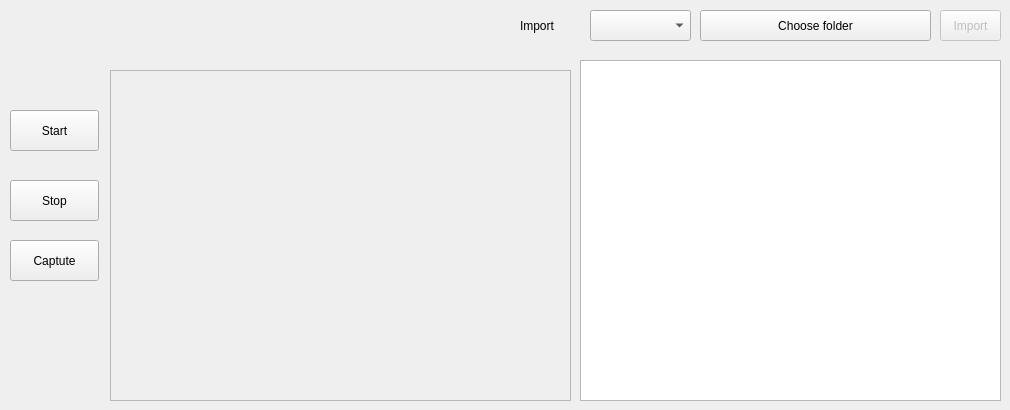
            <widget class="QWidget" name="tab_55">
             <attribute name="title">
              <string>Tab 2</string>
             </attribute>
             <widget class="QListWidget" name="listWidget_image_capturing">
              <property name="geometry">
               <rect>
                <x>580</x>
                <y>60</y>
                <width>421</width>
                <height>341</height>
               </rect>
              </property>
             </widget>
             <widget class="QPushButton" name="pushButton_capture_image_admin">
              <property name="geometry">
               <rect>
                <x>10</x>
                <y>240</y>
                <width>89</width>
                <height>41</height>
               </rect>
              </property>
              <property name="text">
               <string>Captute</string>
              </property>
             </widget>
             <widget class="QPushButton" name="pushButton_start_cam_admin">
              <property name="geometry">
               <rect>
                <x>10</x>
                <y>110</y>
                <width>89</width>
                <height>41</height>
               </rect>
              </property>
              <property name="text">
               <string>Start</string>
              </property>
             </widget>
             <widget class="QPushButton" name="pushButton_stop_cam_admin">
              <property name="geometry">
               <rect>
                <x>10</x>
                <y>180</y>
                <width>89</width>
                <height>41</height>
               </rect>
              </property>
              <property name="text">
               <string>Stop</string>
              </property>
             </widget>
             <widget class="QFrame" name="frame_video_capture_admin">
              <property name="geometry">
               <rect>
                <x>110</x>
                <y>70</y>
                <width>461</width>
                <height>331</height>
               </rect>
              </property>
              <property name="frameShape">
               <enum>QFrame::StyledPanel</enum>
              </property>
              <property name="frameShadow">
               <enum>QFrame::Raised</enum>
              </property>
             </widget>
             <widget class="QPushButton" name="pushButton_select_person_image">
              <property name="geometry">
               <rect>
                <x>700</x>
                <y>10</y>
                <width>231</width>
                <height>31</height>
               </rect>
              </property>
              <property name="text">
               <string>Choose folder</string>
              </property>
             </widget>
             <widget class="QLabel" name="label_281">
              <property name="geometry">
               <rect>
                <x>520</x>
                <y>10</y>
                <width>61</width>
                <height>31</height>
               </rect>
              </property>
              <property name="text">
               <string>Import</string>
              </property>
             </widget>
             <widget class="QPushButton" name="pushButton_import_person_image">
              <property name="enabled">
               <bool>false</bool>
              </property>
              <property name="geometry">
               <rect>
                <x>940</x>
                <y>10</y>
                <width>61</width>
                <height>31</height>
               </rect>
              </property>
              <property name="text">
               <string>Import</string>
              </property>
             </widget>
             <widget class="QComboBox" name="comboBox_option_get_face">
              <property name="geometry">
               <rect>
                <x>590</x>
                <y>10</y>
                <width>101</width>
                <height>31</height>
               </rect>
              </property>
             </widget>
            </widget>
